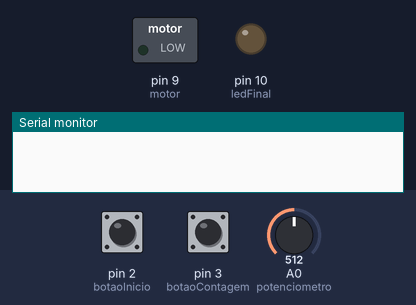
This sketch was run on a simulated Arduino Uno, built with avr-gcc and run on an emulated ATmega328P. Parts: switched loads named in the sketch (green lamp = pin HIGH), output pins drawn as LEDs (lit = HIGH), the last lines printed to the serial monitor. The inputs (shaded band) are chosen by the test bench; at power-on: pin 2 (botaoInicio) HIGH, pin 3 (botaoContagem) HIGH, A0 (potenciometro) = 512.

Above: at 1.2 s.
1.3 s: pin 2 (botaoInicio) pulled LOW for 0.15 s
At 2.5 s:
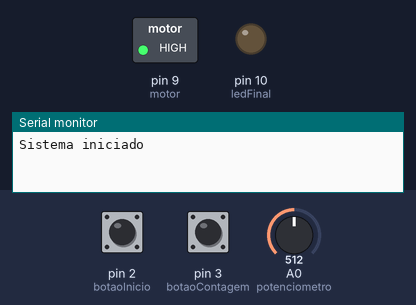
2.9 s: pin 3 (botaoContagem) pulled LOW for 0.15 s
Timing chart, 0 to 5.9 s (numbered marks = the images above; inputs shaded):
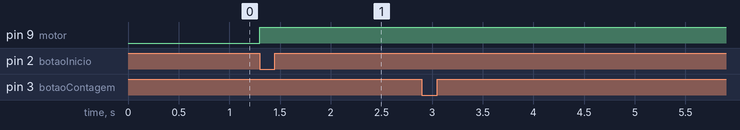

Measured:
- after the input at 1.3 s, pin 9 (motor): LOW → HIGH at once

The sketch:

iniciacontapotlimiteparapiscaled.ino
```cpp
// =====================
// 📌 PINOS
// =====================
int botaoInicio = 2;      // botão para iniciar/resetar sistema
int botaoContagem = 3;    // botão para incrementar contador
int potenciometro = A0;   // pino analógico
int motor = 9;            // saída (motor/LED principal)
int ledFinal = 10;        // LED que pisca ao final

// =====================
// 📌 VARIÁVEIS
// =====================
int contador = 0;         // contador de eventos
bool sistemaAtivo = false;

// controle de clique
bool ultimoInicio = HIGH;
bool ultimoContagem = HIGH;

// potenciômetro
int valorADC = 0;         // leitura (0–1023)
int limite = 0;           // limite definido pelo potenciômetro

// millis
unsigned long tempoAnterior = 0;
int intervalo = 500;
bool estadoLed = false;

// =====================
// 📌 SETUP
// =====================
void setup() {
  pinMode(botaoInicio, INPUT_PULLUP);
  pinMode(botaoContagem, INPUT_PULLUP);
  pinMode(motor, OUTPUT);
  pinMode(ledFinal, OUTPUT);

  Serial.begin(9600);
}

// =====================
// 📌 LOOP
// =====================
void loop() {

  // =====================
  // 🔹 LEITURAS
  // =====================
  bool inicio = digitalRead(botaoInicio);
  bool cont = digitalRead(botaoContagem);

  valorADC = analogRead(potenciometro);

  // converte 0–1023 → 1–60 (limite ajustável)
  limite = map(valorADC, 0, 1023, 1, 60);

  // =====================
  // 🔹 BOTÃO INICIO
  // =====================
  if (inicio == LOW && ultimoInicio == HIGH) {
    contador = 0;                 // zera contador
    sistemaAtivo = true;          // ativa sistema
    digitalWrite(motor, HIGH);    // liga motor

    Serial.println("Sistema iniciado");
  }
  ultimoInicio = inicio;

  // =====================
  // 🔹 CONTAGEM
  // =====================
  if (sistemaAtivo && cont == LOW && ultimoContagem == HIGH) {
    contador++;

    Serial.print("Contador: ");
    Serial.print(contador);
    Serial.print(" / Limite: ");
    Serial.println(limite);

    // verifica limite
    if (contador >= limite) {
      sistemaAtivo = false;       // para sistema
      digitalWrite(motor, LOW);   // desliga motor

      Serial.println("Limite atingido!");
    }
  }
  ultimoContagem = cont;

  // =====================
  // 🔹 LED FINAL (millis)
  // =====================
  if (!sistemaAtivo && contador >= limite) {

    unsigned long tempoAtual = millis();

    if (tempoAtual - tempoAnterior >= intervalo) {
      tempoAnterior = tempoAtual;

      estadoLed = !estadoLed;     // alterna
      digitalWrite(ledFinal, estadoLed);
    }

  } else {
    digitalWrite(ledFinal, LOW);
  }
}
```
